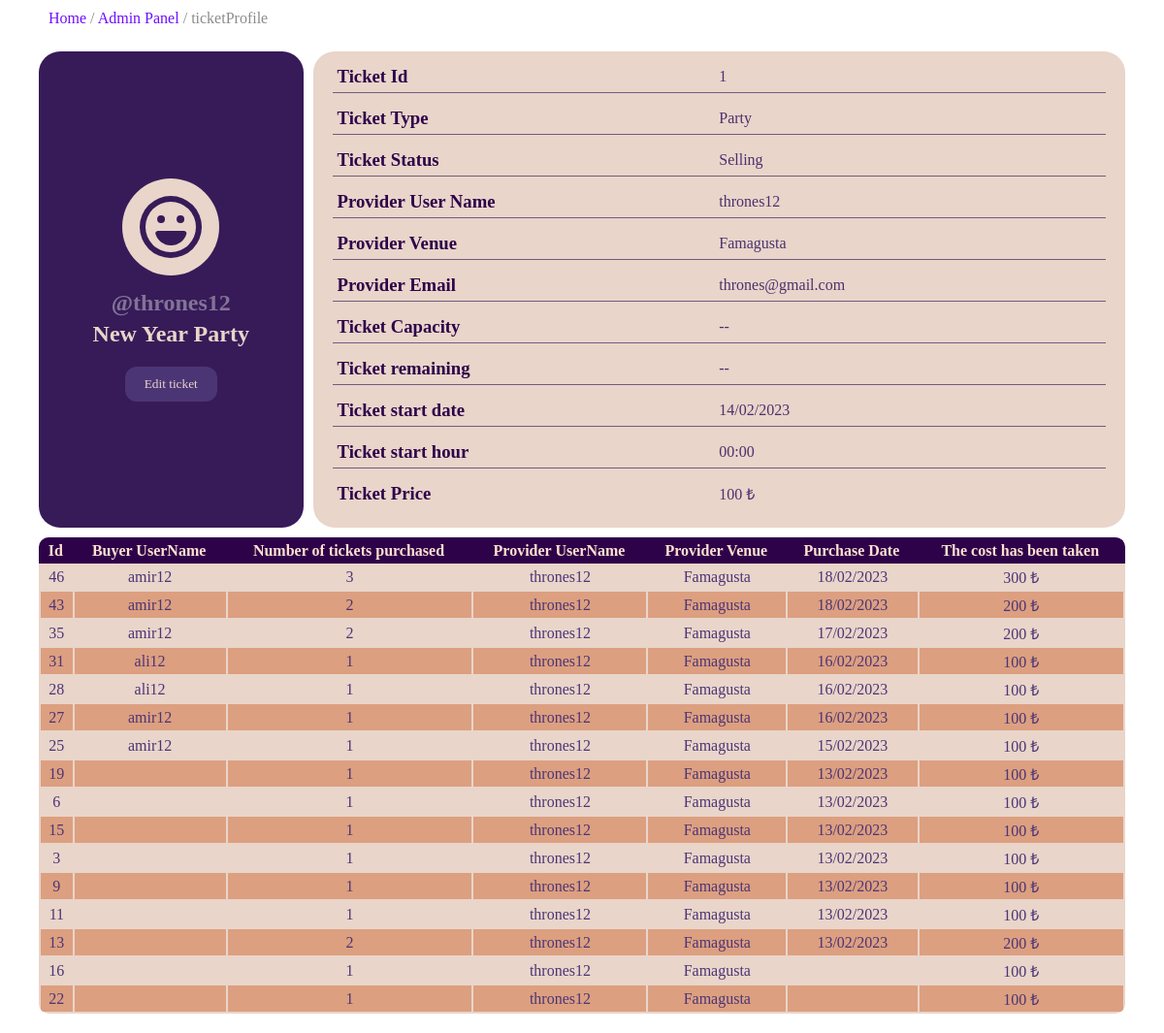
Page /panel/ticket/1/ (signed in) on the earlier database version.
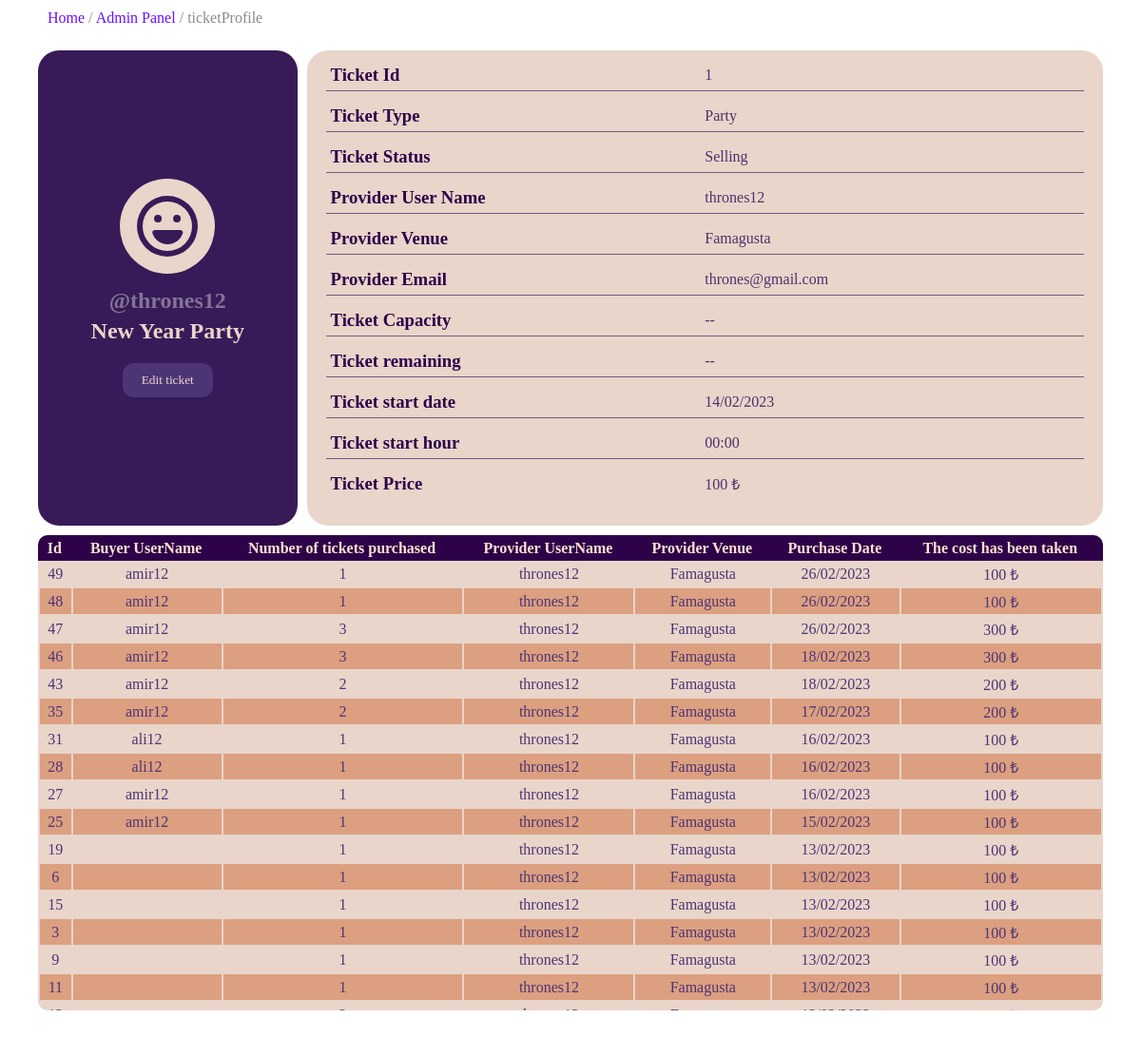
Same page on the later database version.
### admin_panel/models.py (models this page shows, shortened)
class CartItem(models.Model):
    product = models.ForeignKey(PartyTicket,on_delete=models.CASCADE,null=True)
    is_ordered = models.BooleanField(default=False)
    created_date = models.DateTimeField(null=True)
    quantity = models.IntegerField(default=1)
    class Meta:
        ordering = ('created_date',)
    def total_price(self):
        return self.quantity * self.product.price
    total_price = property(total_price)

class Cart(models.Model):
    customer = models.ForeignKey(Customer,on_delete=models.CASCADE,verbose_name='Csutomer name',null=True)
    ref_code = models.CharField(max_length=15,blank=True,null=True)
    creation_date = models.DateTimeField(auto_now_add=True,verbose_name='creation date')
    items = models.ManyToManyField(CartItem,blank=True)
    class Meta:
        ordering = ('-creation_date',)
    def total_price(self):
        return sum([item.product.price*item.quantity for item in self.items.all() if item.is_ordered is False])
    total_price = property(total_price)

### account/models.py (models this page shows, shortened)
class Customer(models.Model):
    user = models.OneToOneField(User,on_delete=models.CASCADE)
    fname = models.CharField(max_length=200,null=True,verbose_name="First name")
    lname = models.CharField(max_length=200,null=True,verbose_name="Last name")
    email = models.EmailField(max_length=200,null=True,unique=True)
    forget_pass_token = models.CharField(max_length=100,blank=True,null=True)
    def __str__(self):
        return f"{self.user}"

### parties/models.py (models this page shows, shortened)
class PartyTicket(models.Model):
    name =  models.CharField(max_length=50,verbose_name="Party Name",null=True)
    provider = models.ForeignKey(Store,on_delete=models.CASCADE,null=True)
    price = models.IntegerField(null=True)
    start_date = models.DateTimeField(verbose_name="Start Date",null=True)
    description = models.TextField(null=True,blank=True)
    TICKET_STATUS = [
        ('cancled','Cancled'),
        ('expired','Expired'),
        ('sold out','Sold out'),
        ('selling','Selling'),
    ]
    status = models.CharField(max_length=10,choices=TICKET_STATUS,default='Selling')

class Store(models.Model):
    username = models.OneToOneField(User,on_delete=models.CASCADE,null=True)
    name = models.CharField(max_length=100,verbose_name="Name",null=True)
    address = models.CharField(max_length=200,verbose_name="Address",null=True)
    email = models.CharField(max_length=100,verbose_name="Email",null=True)
    class Meta:
        verbose_name="Provider"
    def __str__(self):
        return self.username.username

### account/decorators.py (the view)
        def wrapper(request,*args,**kwargs):
            if request.user.groups.exists:
                x = request.user.groups.all()[0]
            if str(x) in allowed_roles:
                return view_function(request,*args,**kwargs)
            else:
                return redirect("/")

### admin_panel/views.py (called while the page is built)
@login_required(login_url="/account/login/")
@allowed_users(['admin'])
def TicketInfo(request,pk):
    ticket = get_object_or_404(PartyTicket,id=pk)
    form = EditTicketForm(instance = ticket)
    purchased_tickets = CartItem.objects.filter(product__id=pk,is_ordered=True).order_by('-created_date')
    context={
        'ticket':ticket,
        'purchased_tickets':purchased_tickets,
        'form':form
    }
    return render(request,'admin/ticket-info.html',context)

### templates/admin/ticket-info.html (shortened to what the changed rows need)
{% load static %}
<!DOCTYPE html>
<html lang="en">
<head>
    <link rel="stylesheet" href="{% static 'css/ticket-info.css' %}">
</head>
<body>
    <div class="container">
        <div class="content">
            <div class="ticketProfile">
              <div class="profile-desc">
                <h2 class="fullname">{{ticket.name}} Party</h2>
              </div>
            </div>
            <div class="purchased-tickets-table">
                <table>
                    <thead>
                        <tr>
                            <th>Id</th>
                            <th>Buyer UserName</th>
                            <th>Number of tickets purchased</th>
                            <th>Provider UserName</th>
                            <th>Provider Venue</th>
                            <th>Purchase Date</th>
                            <th>The cost has been taken</th>
                        </tr>
                    </thead>
                    <tbody>
                        {% for ticket in purchased_tickets %}
                        <tr>
                            <td>{{ticket.id}}</td>
                            <td>{{ticket.cart_set.all.0.customer}}</td>
                            <td>{{ticket.quantity}}</td>
                            <td>{{ticket.product.provider}}</td>
                            <td>{{ticket.product.provider.address}}</td>
                            <td>{{ticket.created_date|date:'d/m/Y'}}</td>
                            <td>{{ticket.total_price}} ₺</td>
                        </tr>
                        {% endfor %}
                    </tbody>
                </table>
            </div>
        </div>
    </div>
</body>
</html>

Differences in the rows shown:
no longer on this page (row unchanged): CartItem: id "13", quantity "2", product.provider "thrones12", product.provider.address "Famagusta", created_date "13/02/2023", total_price "200"
no longer on this page (row unchanged): CartItem: id "16", quantity "1", product.provider "thrones12", product.provider.address "Famagusta", total_price "100"
no longer on this page (row unchanged): CartItem: id "22", quantity "1", product.provider "thrones12", product.provider.address "Famagusta", total_price "100"
added CartItem: id "49", cart_set.all.0.customer "amir12", quantity "1", product.provider "thrones12", product.provider.address "Famagusta", created_date "26/02/2023", total_price "100"
added CartItem: id "48", cart_set.all.0.customer "amir12", quantity "1", product.provider "thrones12", product.provider.address "Famagusta", created_date "26/02/2023", total_price "100"
added CartItem: id "47", cart_set.all.0.customer "amir12", quantity "3", product.provider "thrones12", product.provider.address "Famagusta", created_date "26/02/2023", total_price "300"
